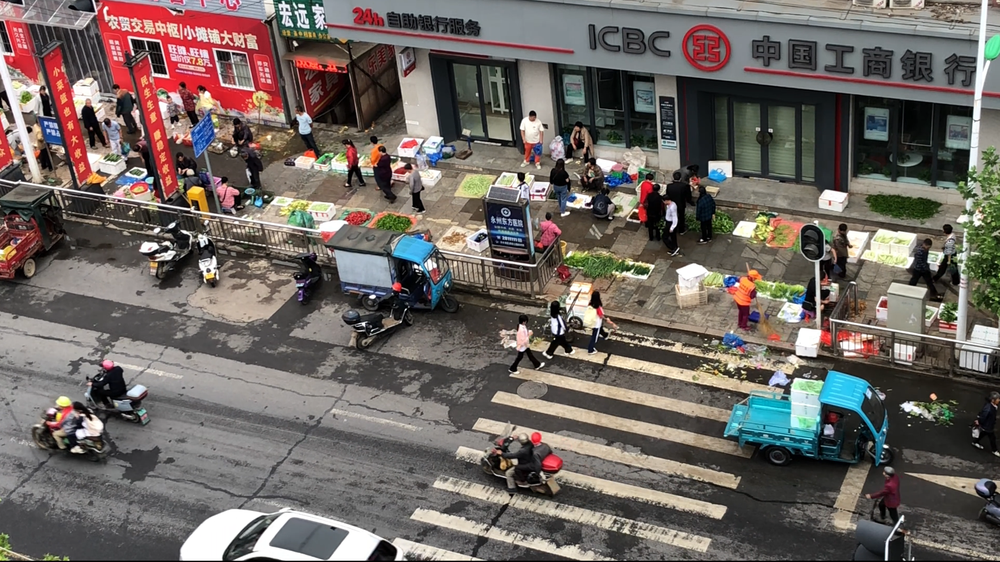
#> input picture 1743513358510.png, 1000 x 562 px, shrunk from 1565 x 880 before the run
$ python entropy_analysis.py
#> lines starting #> are read from the running program, lines starting #| are printed output that depends on the picture
import numpy as np # 用于数值计算
from PIL import Image # 用于图像处理
from scipy.stats import entropy # 用于计算香农熵
from skimage.color import rgb2gray # 用于将RGB图像转为灰度图
from skimage.filters.rank import entropy as local_entropy # 用于计算局部熵
from skimage.morphology import disk # 用于创建结构元素
import cv2  # 用于边缘检测
import matplotlib.pyplot as plt # 用于可视化

# ----------------------------
# 将彩色图像转为标准化灰度图（值在0~1之间）
# ----------------------------
def preprocess_image(img):
    gray = rgb2gray(np.array(img))      # 转为灰度图
    return gray / np.max(gray)          # 标准化为0~1之间

# ----------------------------
# 计算整张图的全局信息熵（香农熵）
# ----------------------------
def compute_global_entropy(gray_img, bins=256):
    hist, _ = np.histogram(gray_img, bins=bins, range=(0, 1), density=True)  # 灰度直方图
    hist = hist[hist > 0]  # 避免log(0)
    return entropy(hist, base=2)  # 香农熵计算

# ----------------------------
# 计算局部熵热力图（滑动窗口局部复杂度）
# ----------------------------
def compute_local_entropy_map(gray_img, radius=5):
    gray_uint8 = (gray_img * 255).astype(np.uint8)  # 将灰度图转为0~255的uint8
    return local_entropy(gray_uint8, disk(radius))  # 对每个区域计算局部熵

# ----------------------------
# 从局部熵热力图中提取统计特征
# ----------------------------
def extract_local_entropy_stats(local_map):
    return {
        "局部熵均值": np.mean(local_map),
        "局部熵标准差": np.std(local_map),
        "局部熵最大值": np.max(local_map),
        "局部熵90分位数": np.percentile(local_map, 90),
        "局部熵中位数": np.median(local_map),
    }
# ----------------------------
# 计算高熵区域比例（局部熵大于某个分位数的像素占比）
# ----------------------------
def compute_high_entropy_ratio(local_map, percentile=80):
    threshold = np.percentile(local_map, percentile)
    return np.mean(local_map > threshold)

# ----------------------------
# 计算局部熵直方图（用于可视化）
# ----------------------------
def compute_entropy_histogram(local_map, bins=5):
    hist, _ = np.histogram(local_map, bins=bins, range=(0, np.max(local_map)))
    hist = hist / hist.sum() if hist.sum() > 0 else hist
    return hist.tolist()

# ----------------------------
# 计算边缘密度（图像中结构线条所占比例）
# ----------------------------
def compute_edge_density(gray_img):
    gray_uint8 = (gray_img * 255).astype(np.uint8)  # Canny要求uint8输入
    edges = cv2.Canny(gray_uint8, 100, 200)         # Canny边缘检测
    edge_pixels = np.count_nonzero(edges)           # 边缘像素数
    total_pixels = edges.size                       # 图像总像素数
    return edge_pixels / total_pixels               # 返回比例值（0~1）

# ----------------------------
# 主函数：提取图像中所有熵相关特征 + 边缘密度
# ----------------------------
def extract_entropy_features(image_path):
#> called with image_path = '1743513358510.png'
    img = Image.open(image_path).convert("RGB")      # 打开图像并转为RGB
    gray = preprocess_image(img)                     # 灰度化 + 标准化
#> in preprocess_image, `gray = rgb2gray(np.array(img))`:
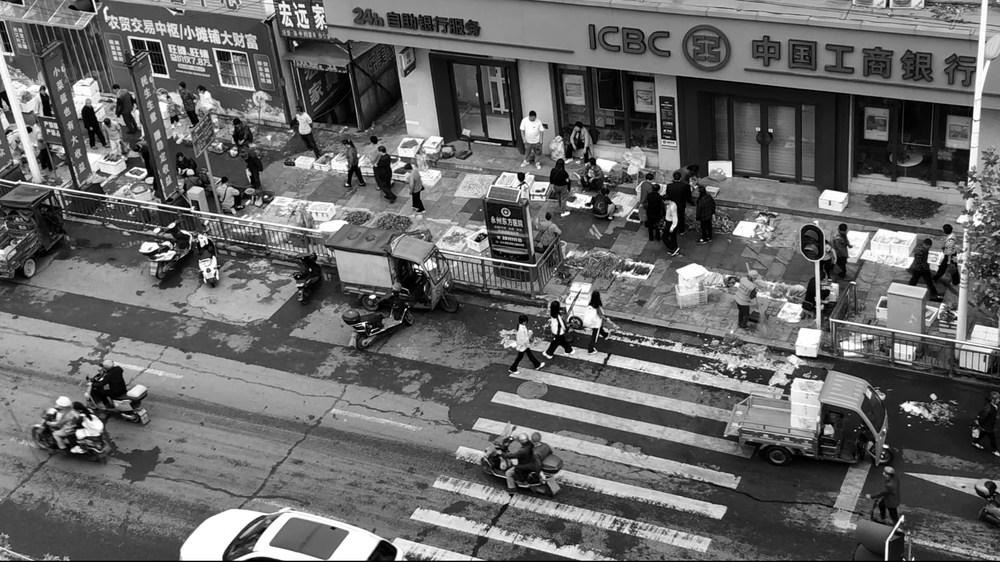
#> gray: shape (562, 1000) float64; min 0, max 1, mean 0.408

    H_global = compute_global_entropy(gray)          # 计算全局熵
#> in compute_global_entropy, `hist, _ = np.histogram(gray_img, bins=bins, range=(0, 1), density=True)`: hist = 256 values, max 2.74 at index 255, min 0.195 at index 240, mean 1
#> H_global = 7.8
    local_map = compute_local_entropy_map(gray)      # 局部熵热力图
#> in compute_local_entropy_map, `return local_entropy(gray_uint8, disk(radius))`:
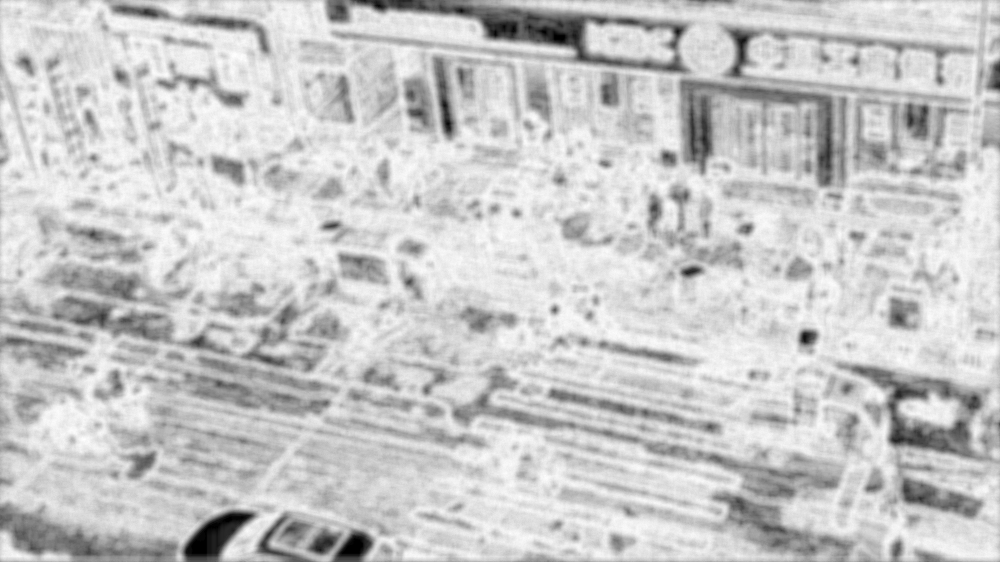
#> returned value: shape (562, 1000) float64; min 0, max 6.22, mean 4.89; drawn with min black and max white
    edge_density = compute_edge_density(gray)        # 计算边缘密度
#> in compute_edge_density, `edges = cv2.Canny(gray_uint8, 100, 200)`:
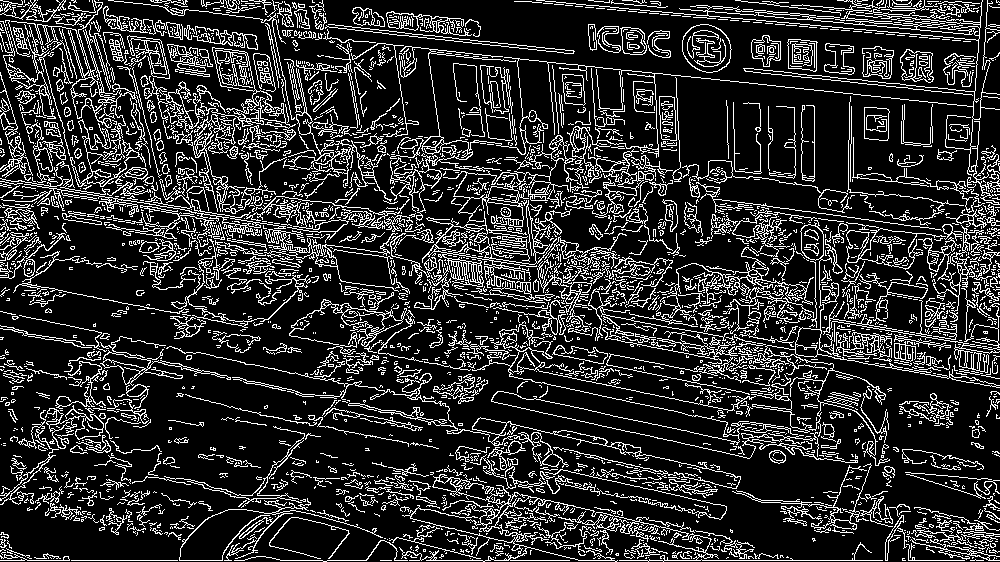
#> edges: shape (562, 1000); 18.1% white in thin lines or dots
#> in compute_edge_density, `edge_pixels = np.count_nonzero(edges)`: edge_pixels = 101864
#> edge_density = 0.181
    local_stats = extract_local_entropy_stats(local_map)  # 提取局部熵统计特征
#> local_stats = {'局部熵均值': 4.89, '局部熵标准差': 0.931, '局部熵最大值': 6.22, '局部熵90分位数': 5.77, '局部熵中位数': 5.16}
    LEDI = local_stats["局部熵均值"] / H_global       # LEDI指标 = 局部熵均值 / 全局熵
#> LEDI = 0.627
    high_entropy_ratio = compute_high_entropy_ratio(local_map)    # 计算高熵区域比例
#> in compute_high_entropy_ratio, `threshold = np.percentile(local_map, percentile)`: threshold = 5.62
#> high_entropy_ratio = 0.2
    entropy_hist_vector = compute_entropy_histogram(local_map, bins=5)   # 计算局部熵直方图
#> in compute_entropy_histogram, `hist, _ = np.histogram(local_map, bins=bins, range=(0, np.max(local_ma..`: hist = [3163, 11906, 50658, 162746, 333527]
#> in compute_entropy_histogram, `hist = hist / hist.sum() if hist.sum() > 0 else hist`: hist = [0.00563, 0.0212, 0.0901, 0.29, 0.593]
#> entropy_hist_vector = [0.00563, 0.0212, 0.0901, 0.29, 0.593]

    # 汇总所有特征
    features = {
        "全局熵": H_global,
        "LEDI": LEDI,
        "边缘密度": edge_density,
        **local_stats
    }
#> features = {'全局熵': 7.8, 'LEDI': 0.627, '边缘密度': 0.181, '局部熵均值': 4.89, '局部熵标准差': 0.931, '局部熵最大值': 6.22, '局部熵90分位数': 5.77, '局部熵中位数': 5.16}

    return features, gray, local_map

# 使用方法：
# features, gray_img, local_entropy_map = extract_entropy_features("your_image_path.jpg")
# print(features)
# plt.imshow(local_entropy_map, cmap='inferno'); plt.title("局部熵热力图"); plt.axis('off'); plt.show()
# 示例调用（最后几行）

features, gray_img, local_map = extract_entropy_features("1743513358510.png")
print("图像特征如下：")
for k, v in features.items():
    print(f"{k}: {v:.3f}")
#> this loop made 8 passes
#> (k, v) on passes 1 to 8: ('全局熵', 7.8), ('LEDI', 0.627), ('边缘密度', 0.181), ('局部熵均值', 4.89), ('局部熵标准差', 0.931), ('局部熵最大值', 6.22), ('局部熵90分位数', 5.77), ('局部熵中位数', 5.16)
#| 全局熵: 7.797
#| LEDI: 0.627
#| 边缘密度: 0.181
#| 局部熵均值: 4.888
#| 局部熵标准差: 0.931
#| 局部熵最大值: 6.216
#| 局部熵90分位数: 5.769
#| 局部熵中位数: 5.162

plt.imshow(local_map, cmap='inferno')
plt.title("局部熵热力图")
plt.axis('off')
plt.show()

$ run again, with object_distances.jpg saved as 1743513358510.png
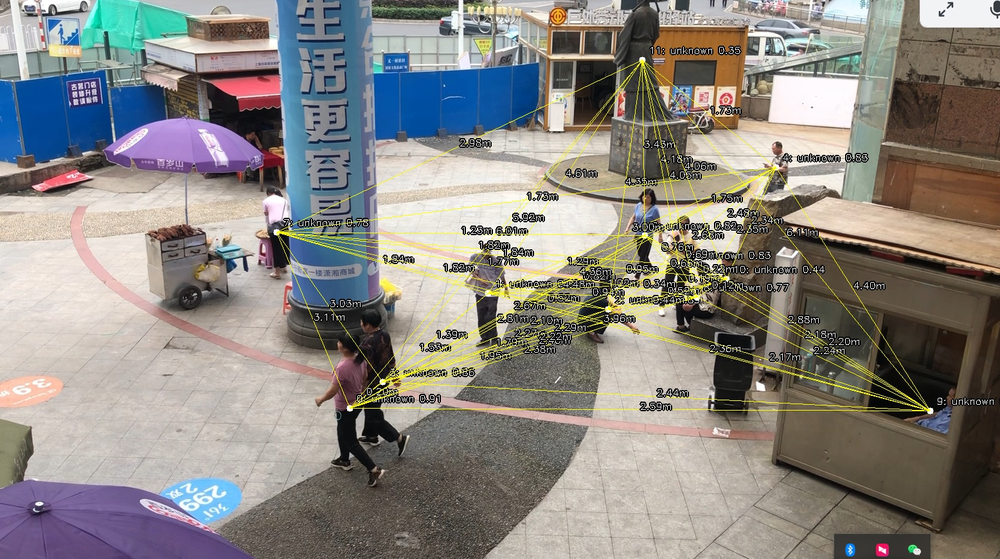
#> input picture object_distances.jpg, 1000 x 559 px, shrunk from 1556 x 870 before the run
#> in extract_entropy_features, img is the input picture: PIL image 1000x559 RGB; mean R, G, B 138.6, 134.9, 129.7
#> in preprocess_image, `gray = rgb2gray(np.array(img))`:
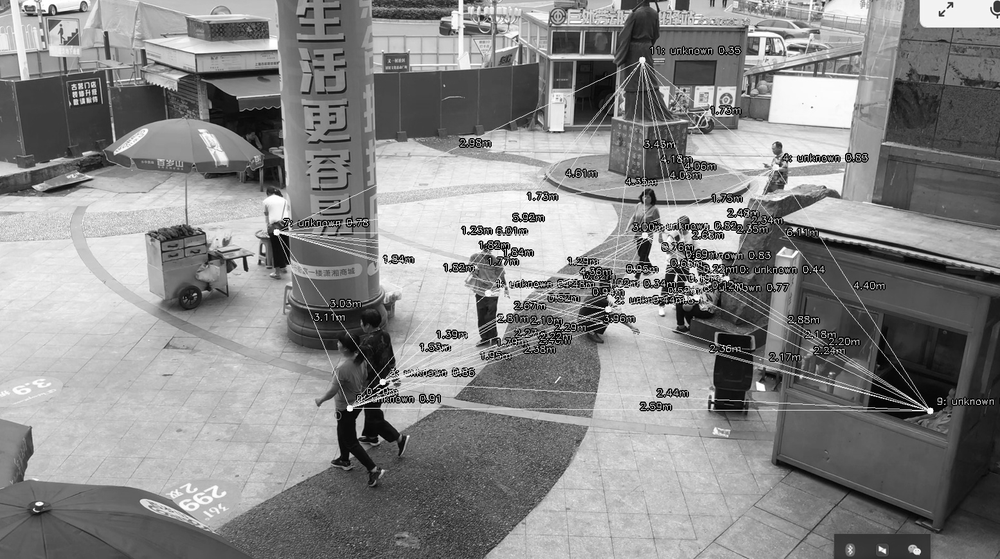
#> gray: shape (559, 1000) float64; min 0, max 1, mean 0.531
#> in compute_global_entropy, `hist, _ = np.histogram(gray_img, bins=bins, range=(0, 1), density=True)`: hist = 256 values, max 2.4 at index 194, min 0.116 at index 4, mean 1
#> H_global = 7.83
#> in compute_edge_density, `edges = cv2.Canny(gray_uint8, 100, 200)`:
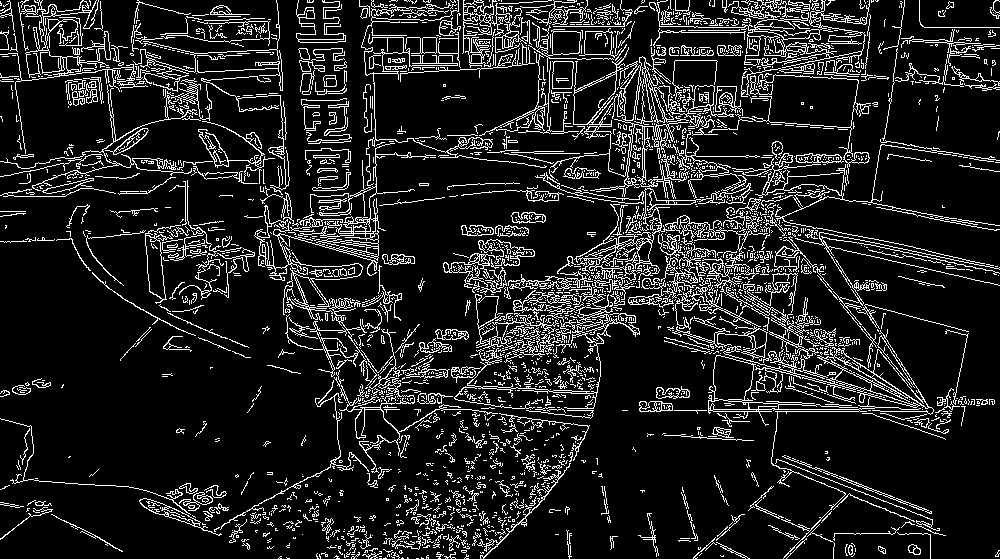
#> edges: shape (559, 1000); 12.7% white in thin lines or dots
#> edge_pixels = 71063
#> edge_density = 0.127
#> local_stats = {'局部熵均值': 4.59, '局部熵标准差': 0.99, '局部熵最大值': 6.19, '局部熵90分位数': 5.68, '局部熵中位数': 4.77}
#> LEDI = 0.587
#> threshold = 5.44
#> high_entropy_ratio = 0.2
#> in compute_entropy_histogram, `hist, _ = np.histogram(local_map, bins=bins, range=(0, np.max(local_ma..`: hist = [4108, 20556, 62377, 235358, 236601]
#> in compute_entropy_histogram, `hist = hist / hist.sum() if hist.sum() > 0 else hist`: hist = [0.00735, 0.0368, 0.112, 0.421, 0.423]
#> in extract_entropy_features, `features = { "全局熵": H_global, "LEDI": LEDI, "边缘密度": edge_density, **lo..`: features = {'全局熵': 7.83, 'LEDI': 0.587, '边缘密度': 0.127, '局部熵均值': 4.59, '局部熵标准差': 0.99, '局部熵最大值': 6.19, '局部熵90分位数': 5.68, '局部熵中位数': 4.77}
#> the loop `for k, v in features.items():` made 8 passes
#> (k, v) on passes 1 to 8: ('全局熵', 7.83), ('LEDI', 0.587), ('边缘密度', 0.127), ('局部熵均值', 4.59), ('局部熵标准差', 0.99), ('局部熵最大值', 6.19), ('局部熵90分位数', 5.68), ('局部熵中位数', 4.77)
#> (printed output is left out)
